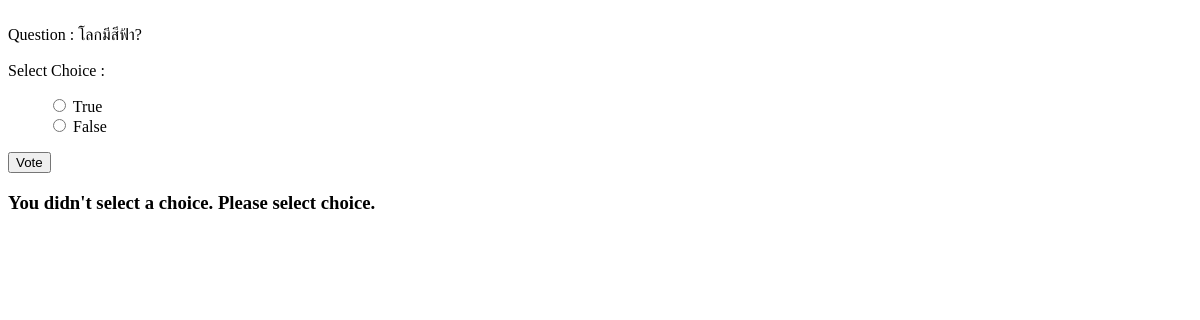
/2/vote/, run on an earlier commit of the app's database.
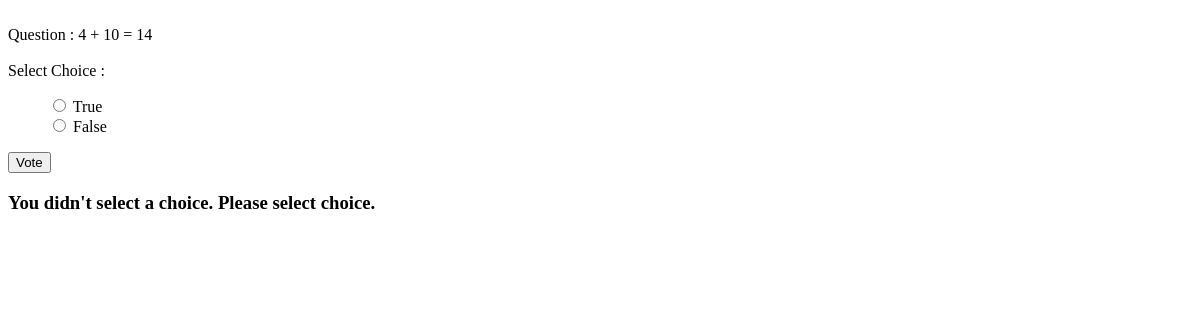
And on a later commit of the database.
### quiz/models.py (models this page shows)
class Topic(models.Model):
    post_text = models.TextField(default='')
    ans = models.TextField(default='')

### quiz/views.py (the view, shortened to what this page needs)
# urls.py: path('<int:question_id>/vote/',views.vote, name="vote"),
def vote(request, question_id):
    question = get_object_or_404(Topic, pk=question_id)
    try:
        selected_choice = question.choice_set.get(pk=request.POST['choice'])
        correct_ans_forQuiz = question.ans
        ans_correct = question.answer_set.get(ans_text='Correct')
        ans_uncorrect = question.answer_set.get(ans_text='Uncorrect')
    except (KeyError, Choice.DoesNotExist):
        return render(request, 'detail.html', {
            'question' : question,
            'error_message' : "You didn't select a choice. Please select choice."
            })

### quiz/templates/detail.html (shortened to what this page needs)
<html>
    <body>
        Question : {{ question.post_text }}
        <form method="POST" action="/{{question.id}}/vote/">
            Select Choice :</br>
            <ul>
            {% for choice in question.choice_set.all %}
                <input type="radio" name="choice" id="choice{{ forloop.counter }}" value="{{ choice.id }}" />
                <label for="choice{{ forloop.counter }}">{{ choice.choice_text }}</label><br />
            {% endfor %}
            </ul>
            <input type="submit" name="vote_bt" value="Vote" />
        </form>
        {% if error_message %}
            <h3><strong>{{ error_message }}</strong></h3>
        {% endif %}
    </body>
</html>

What changed in the data, as far as the page shows it:
changed Topic: post_text "โลกมีสีฟ้า?" → "4 + 10 = 14"
